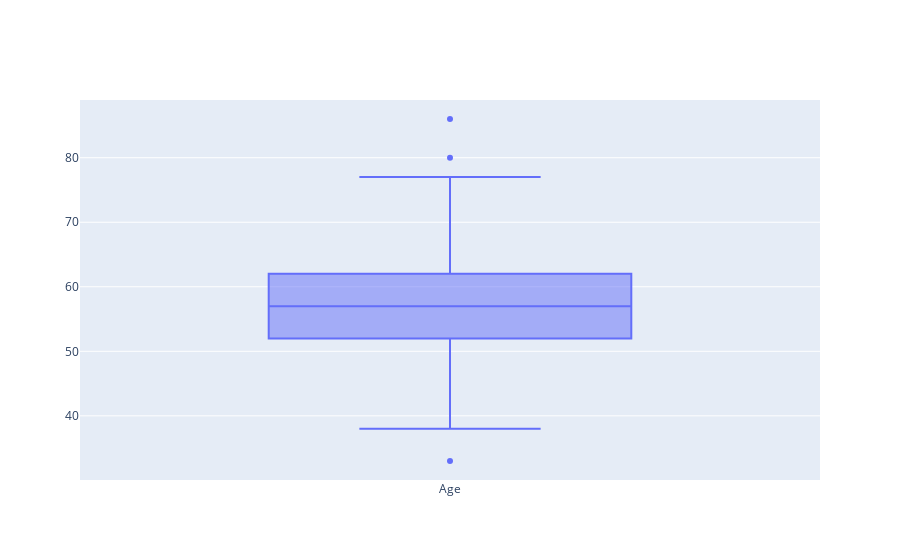

Write notebook code for a chart like this one.
### Code cell
fig = go.Figure()
fig.add_trace(go.Box(y=salary_data['Age'], name='Age'))
fig.show()

### Figure 1 — Plotly figure (JSON) as saved in the notebook; plotly's stock layout.template omitted (floating-point values rounded to 4 significant figures; data arrays with more than 128 entries replaced by an {"elided": "..."} marker saying what was removed)
{"data": [{"name": "Age", "type": "box", "y": {"elided": "177 int values"}}], "layout": {}}
